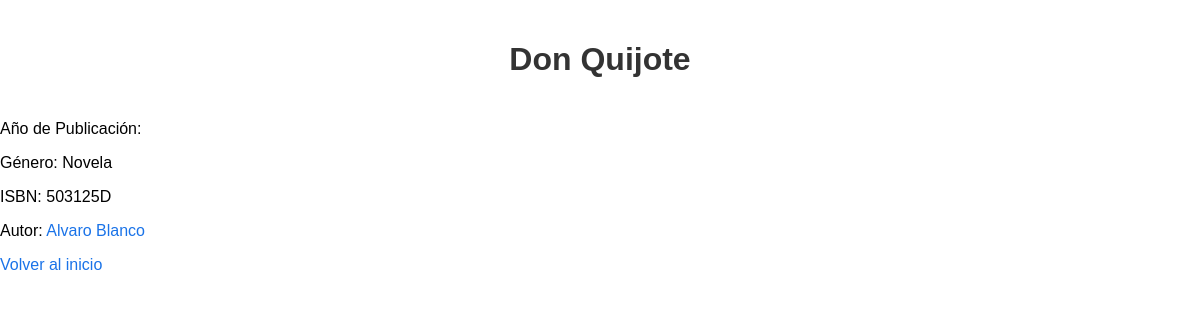
The app's page /libro/1/ (signed in) with its own data.
### catalogo/models.py (models this page shows, shortened)
class Libro(models.Model):
    titulo = models.CharField(max_length=200)
    autor = models.ForeignKey(Autor, on_delete=models.CASCADE, related_name='libros')
    isbn = models.CharField(max_length=13, unique=True)
    stock = models.PositiveIntegerField(default=0)
    genero = models.CharField(max_length=100, blank=True, null=True)
    anio_publicacion = models.PositiveIntegerField(blank=True, null=True)

class Autor(models.Model):
    nombre = models.CharField(max_length=100)
    apellidos = models.CharField(max_length=100)

### catalogo/views.py (the view)
# urls.py: path('libro/<int:pk>/', detalles_libro, name='detalles_libro'),
@permission_required('catalogo.view_libro')
def detalles_libro(request, pk):
    libro = get_object_or_404(Libro, pk=pk)
    return render(request, 'catalogo/detalles_libro.html', {'libro': libro})

### catalogo/templates/catalogo/detalles_libro.html (shortened to what this page needs)
 {% load static %}
<!DOCTYPE html>
<html>
<head>
    <link href="{% static 'styles.css' %}" rel="stylesheet">
</head>
<body>
    <h1>{{ libro.titulo }}</h1>
    <p>Año de Publicación: {{ libro.año_publicacion }}</p>
    <p>Género: {{ libro.genero }}</p>
    <p>ISBN: {{ libro.isbn }}</p>
    <p>Autor: <a href="{% url 'detalles_autor' libro.autor.pk %}">{{ libro.autor.nombre }} {{ libro.autor.apellidos }}</a></p>
    <a href="{% url 'pagina_principal' %}">Volver al inicio</a>
</body>
</html>

### static/styles.css (style rules this page uses)
body { font-family: Arial, sans-serif; margin: 0; padding: 0; }
h1 { color: #333; text-align: center; padding: 20px; }
a { color: #1a73e8; text-decoration: none; }

### records on screen
Libro: titulo "Don Quijote", genero "Novela", isbn "503125D", autor.nombre "Alvaro", autor.apellidos "Blanco"
